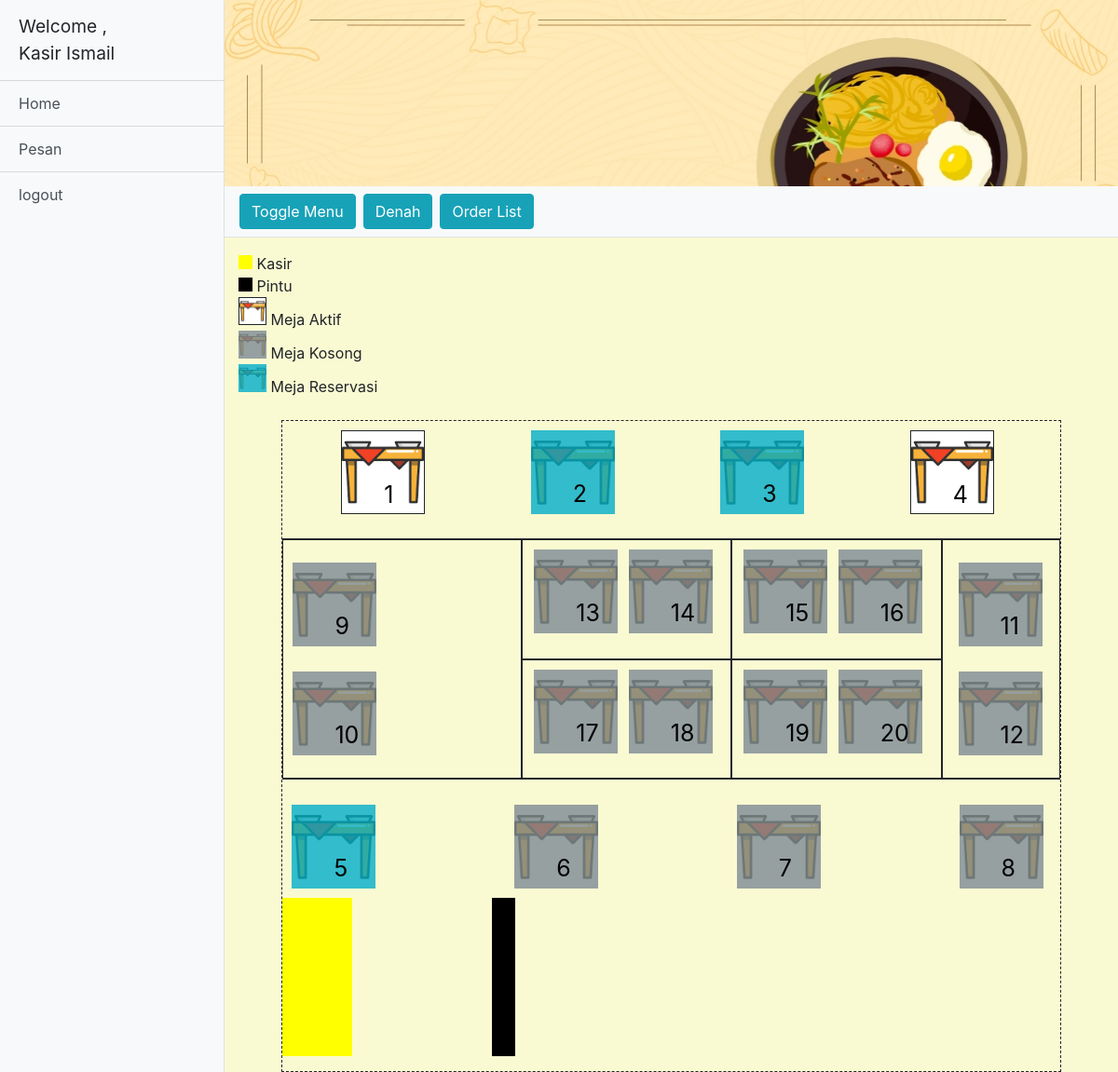
The app's page /index.php (signed in) with its own data.
### tables this page shows
CREATE TABLE `meja` (
  `id_meja` int(11) NOT NULL,
  `id_user` int(11) NOT NULL,
  `id_reservasi` int(11) NOT NULL,
  `status` varchar(10) NOT NULL,
  `jamAntri` text NOT NULL,
  `antrian` text NOT NULL
);

### functions.php (called while the page is built)
<?php
include "koneksi.php";
 function query($query){
    global $db;
    $lemari = [];
    $theQuery = mysqli_query($db,$query);
    while($rak = mysqli_fetch_assoc($theQuery)){
        $lemari[] = $rak;
    }
    return $lemari;
 }

### index.php (the view, shortened to what this page needs)
<?php
	include "koneksi.php";
	include "functions.php";
	$mejaQuery = query("SELECT * FROM `meja` JOIN reservasi ON meja.id_reservasi = reservasi.id_reservasi ORDER BY id_meja ASC");
 ?>
<!DOCTYPE html>
<html lang="en">
<head>
	 <link href="vendor/bootstrap/css/bootstrap.min.css" rel="stylesheet">
	<link rel="stylesheet" href="assets/styles/style.css">
	<link rel="stylesheet" href="assets/styles/sidebar.css">
</head>
<body>
<div class="d-flex" id="wrapper">
    <div class="bg-light border-right" id="sidebar-wrapper">
      <div class="sidebar-heading">Welcome , <br> <?= $_SESSION['tipe'] ?> <?= $_SESSION['nama']  ?> </div>
      <div class="list-group list-group-flush">
        <a href="index.php" class="list-group-item list-group-item-action bg-light linkHome">Home</a>
        <a href="menu.php" class="list-group-item list-group-item-action bg-light linkPesan">Pesan</a>
		<a href="logout.php" class="list-group-item list-group-item-action bg-light">logout</a>
	</div>
    </div>
    <div id="page-content-wrapper">
		<div class="container-fluid banner"></div>
		<nav class="navbar navbar-expand-lg navbar-light bg-light border-bottom">
			<button class="btn btn-info" id="menu-toggle">Toggle Menu</button>
			<button type="button" class="btn btn-info btnDenah ml-2" aria-pressed="false" autocomplete="off">
				Denah
			</button>
			<button type="button" class="btn btn-info btnOrderList ml-2" aria-pressed="false" autocomplete="off">
				Order List
			</button>
		</nav>
		<div class="container-fluid mt-3">
			<div class="legenda">
				<span style="
				display:inline-block;
				background-color:yellow;
				width:15px;height:15px;
				"></span>
				Kasir
				<br>
				<span style="
				display:inline-block;
				background-color:black;
				width:15px;height:15px;
				"></span>
				Pintu
				<br>
				<div class="aktif" style="display:inline-block;width:30px;height:30px; background-size: cover;"></div>
				Meja Aktif
				<br>
				<div class="kosong" style="display:inline-block;width:30px;height:30px; background-size: cover;"></div>
				Meja Kosong
				<br>
				<div class="reservasi" style="display:inline-block;width:30px;height:30px; background-size: cover;"></div>
				Meja Reservasi
			</div>
			<br>
			<div class="containerDenah">
				<div class="atas" style="border-bottom: 1px solid; padding:10px;"></div>
				<div class="kiri" style="border: 1px solid; padding:10px;"></div>
				<div class="bawah" style="border-top: 1px solid; padding:10px;"></div>
				<div class="kanan" style="border: 1px solid; padding:10px;"></div>
				<div class="tengah" style="border: 1px solid; padding:10px;"></div>
				<div class="tengah" style="border: 1px solid; padding:10px;"></div>
				<div class="tengah" style="border: 1px solid; padding:10px;"></div>
				<div class="tengah" style="border: 1px solid; padding:10px;"></div>
				<?php
					foreach ($mejaQuery as $meja) {
						$status = $meja['status'];
						if ($meja['status'] === "kosong") {
							echo "<div class='meja $status mr-2' data-toggle='modal' data-id='".$meja['id_meja']."' data-status=$status data-target='#ModalAktif'><span class='id'>".$meja['id_meja']."</span></div>";
						}else if($meja['status'] === "reservasi"){
							$strReservasi = "";
							$mejaAntrian = explode(",",$meja['antrian']);
							$mejaAntrianLength = count($mejaAntrian);
							for ($i=0; $i < $mejaAntrianLength ; $i++) {
								$reservasiQuery = query("SELECT nama_pelanggan,jam,antrian FROM reservasi JOIN meja ON meja.id_reservasi = reservasi.id_reservasi WHERE reservasi.id_reservasi = ".$mejaAntrian[$i]);
								foreach ($reservasiQuery as $x) {
									$b = 0;
									$listAntriFromDb = explode(",",$x['antrian']);
									foreach ($listAntriFromDb as $y) {
										if ($b>0) {
											$strReservasi.=",";
										}
										$Query = query("SELECT id_reservasi,nama_pelanggan,jam FROM reservasi WHERE id_reservasi = $y");
										$idreservasiforjs = $Query[0]["id_reservasi"];
										$nama_pel = $ket = preg_replace('/\s+/', '', $Query[0]["nama_pelanggan"]);
										$jam = $Query[0]["jam"];
										$strReservasi .= "{'id':'$idreservasiforjs','nama':'$nama_pel','jam':'$jam'}";
										$b++;
									}
									echo "<div style='width:90px;' class='meja $status mr-2' data-datareservasi=[$strReservasi] data-id='".$meja['id_meja']."' data-antrian='".$meja['antrian']."' data-toggle='modal' data-jam='".$meja['jamAntri']."' data-pelanggan='".$meja['nama_pelanggan']."' data-status=$status data-target='#ModalAktif'> <span class='id'>".$meja['id_meja']."</span></div>";
									$strReservasi = '';
								}
							}
						}else{
							$menuQuery = query("SELECT * FROM order_list JOIN menu ON order_list.id_menu = menu.id_menu WHERE id_meja = ".$meja['id_meja']." AND order_list.no_transaksi = '0000000'");
							$str = "";
							foreach ($menuQuery as $menus) {
								$id = $menus['id_order_list'];
								$nama = preg_replace('/\s+/', '', $menus['nama']);
								$qt = $menus['quantity'];
								$total = $menus['total'];
								$ket = preg_replace('/\s+/', '', $menus['ket']);
								$str .= "{'id':'$id','nama':'$nama','quantity':$qt,'total':$total,'ket':'$ket'}";
							}
							echo "<div class='meja $status mr-2' data-id='".$meja['id_meja']."' data-toggle='modal' data-target='#ModalAktif' data-status=$status data-menu=[$str] > <span class='id'>".$meja['id_meja']."</span></div>";
						}
					}
				?>
				<div style=" width: 250px; display:flex; justify-content: space-between;">
				<div style="width: 30%; height: 170px; display: inline-block; background-color: yellow;  "></div>
				<div style="width: 10%; height: 170px; display: inline-block; background-color: black;"></div>
				</div>
			</div>
		</div>
	</div>
</div>
</body>
</html>

### assets/styles/style.css (style rules this page uses)
body { overflow-x: hidden; background-color: lightgoldenrodyellow; }
.banner { width: 100%; background-image: url("./../image/gambar.jpg"); height: 25vh; background-size: cover; }
.meja { display: inline-block; background-size: cover; width: 90px; height: 90px; }
.aktif { background-image: url('../image/meja.png'); border: 1px solid; }
.kosong { background-image: url('../image/meja-kosong.PNG'); }
.reservasi { background-image: url('../image/meja-reservasi.PNG'); }
.meja .id { position: relative; top: 50px; left: 45px; color: black; font-size: 25px; }
.containerDenah { width: 90%; margin: auto; height: 700px; border: 1px dashed; display: grid; grid-template-areas: "atas atas atas atas" "kiri tengah tengah kanan" "kiri tengah tengah kanan" "bawah bawah bawah bawah "; }
.tengah { display: flex; justify-content:space-around; }
.atas { grid-area: atas; display: flex; justify-content: space-around; }
.kiri { grid-area: kiri; display: flex; justify-content: space-around; flex-direction: column; }
.kanan { grid-area:kanan; display: flex; justify-content: space-around; align-items: flex-end; flex-direction: column; }
.bawah { grid-area: bawah; display: flex; align-items: flex-end; justify-content: space-between; }

### assets/styles/sidebar.css (style rules this page uses)
#sidebar-wrapper { min-height: 100vh; margin-left: -15rem; -webkit-transition: margin .25s ease-out; -moz-transition: margin .25s ease-out; -o-transition: margin .25s ease-out; transition: margin .25s ease-out; }
#sidebar-wrapper .sidebar-heading { padding: 0.875rem 1.25rem; font-size: 1.2rem; }
#sidebar-wrapper .list-group { width: 15rem; }
#page-content-wrapper { min-width: 100vw; }
@media (min-width: 768px) { #sidebar-wrapper { margin-left: 0; } }
@media (min-width: 768px) { #page-content-wrapper { min-width: 0; width: 100%; } }

### records on screen
meja: id_meja "1"
meja: status (picture), id_meja "2"
meja: status (picture), id_meja "3"
meja: id_meja "4"
meja: status (picture), id_meja "5"
meja: id_meja "6"
meja: id_meja "7"
meja: id_meja "8"
meja: id_meja "9"
meja: id_meja "10"
meja: id_meja "11"
meja: id_meja "12"
meja: id_meja "13"
meja: id_meja "14"
meja: id_meja "15"
meja: id_meja "16"
meja: id_meja "17"
meja: id_meja "18"
meja: id_meja "19"
meja: id_meja "20"

### other values on screen
$_SESSION['tipe'] "Kasir"
$_SESSION['nama'] "Ismail"
